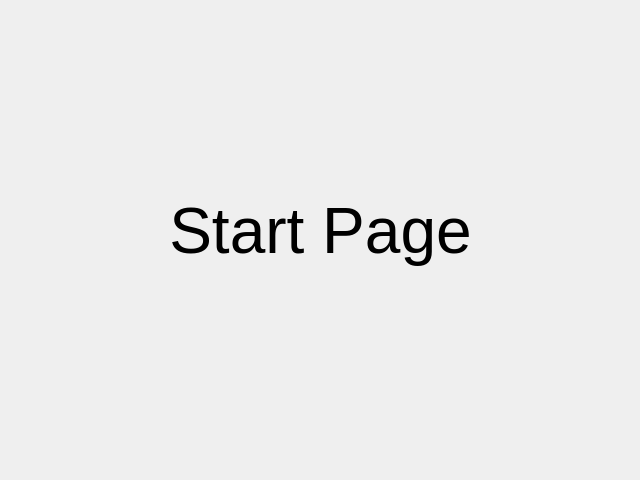
<?xml version="1.0" encoding="UTF-8"?>
<ui version="4.0">
 <class>StartPage</class>
 <widget class="QDialog" name="StartPage">
  <property name="geometry">
   <rect>
    <x>0</x>
    <y>0</y>
    <width>640</width>
    <height>480</height>
   </rect>
  </property>
  <property name="windowTitle">
   <string>Dialog</string>
  </property>
  <widget class="QLabel" name="label">
   <property name="geometry">
    <rect>
     <x>10</x>
     <y>160</y>
     <width>621</width>
     <height>141</height>
    </rect>
   </property>
   <property name="font">
    <font>
     <pointsize>48</pointsize>
    </font>
   </property>
   <property name="text">
    <string>Start Page</string>
   </property>
   <property name="alignment">
    <set>Qt::AlignCenter</set>
   </property>
  </widget>
 </widget>
 <resources/>
 <connections/>
</ui>
